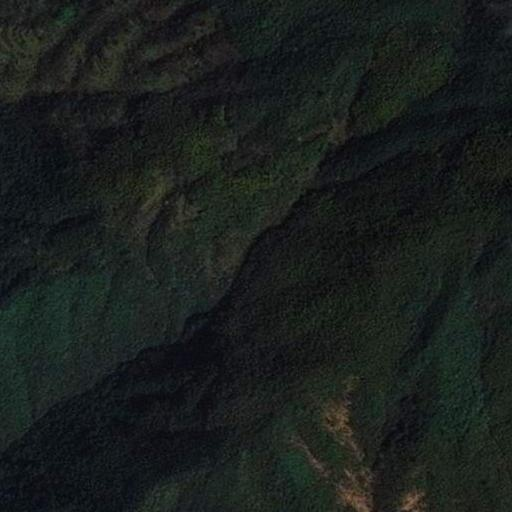
#> input picture intern1/images/wind1_926_0.jpg, 512 x 512 px; its folder holds only this picture in this run
$ python kmeans_masker.py
#> lines starting #> are read from the running program, lines starting #| are printed output that depends on the picture; after the words box and inside, x2 and y2 are one past the last pixel; in counts of white or black regions, pixels touching at a corner belong together
"""
kmeans_masker.py - K-Means Clustering Cloud Mask Generator
-----------------------------------------------------------
Uses K-Means (K=3) to cluster each image into 3 pixel groups,
automatically identifying the brightest cluster as thick cloud.

This is a SEPARATE script from auto_masker.py and only targets
the specified dataset folder. It will NOT touch intern3 or intern5.

Usage:
    python kmeans_masker.py                 # Defaults to intern1
    python kmeans_masker.py intern2         # Specify a different folder
"""

import os
import sys
import cv2
import numpy as np
from pathlib import Path

import os
import sys
import cv2
import numpy as np
import argparse
from pathlib import Path

# --- Argument Parsing ---
parser = argparse.ArgumentParser(description="K-Means Clustering Cloud Mask Generator")
parser.add_argument("dataset", nargs="?", default="intern1", help="Name of dataset folder (e.g., intern1)")
parser.add_argument("-l", "--limit", type=int, default=None, help="Limit the number of masks generated for testing")
parser.add_argument("-f", "--force", action="store_true", help="Force overwrite existing masks (useful if existing masks are wrong)")
parser.add_argument("-n", "--night-threshold", type=float, default=20.0, help="Brightness threshold below which an image is treated as night (generates a blank mask)")
args = parser.parse_args()

DATASET_NAME = args.dataset
DATASET_ROOT = Path(__file__).resolve().parent / DATASET_NAME
IMAGES_DIR   = DATASET_ROOT / "images"
MASKS_DIR    = DATASET_ROOT / "masks"

# K-Means settings
K          = 3    # Number of clusters (dark ground / haze / bright cloud)
MAX_ITER   = 10   # Max iterations per image (keeps it fast)
ATTEMPTS   = 3    # How many times K-Means restarts with different seeds

# Post-processing: morphological cleanup
MORPH_KERNEL_SIZE = 5   # Size of kernel for noise removal (increase for smoother masks)

# Safety: refuse to run on these folders
PROTECTED = {"intern3", "intern5"}

# --- Safety Check ---
if DATASET_NAME in PROTECTED:
    print(f"[BLOCKED] '{DATASET_NAME}' is a protected dataset. "
          f"This script will not touch intern3 or intern5.")
    sys.exit(1)

MASKS_DIR.mkdir(parents=True, exist_ok=True)

image_files = sorted([
    f for f in os.listdir(IMAGES_DIR)
    if f.lower().endswith((".jpg", ".jpeg", ".png"))
])

total = len(image_files)
if total == 0:
    print(f"[ERROR] No images found in {IMAGES_DIR}")
    sys.exit(1)

print(f"K-Means Cloud Masker")
print(f"Dataset  : {DATASET_NAME}")
print(f"Images   : {total}")
print(f"Output   : {MASKS_DIR}")
print(f"Settings : K={K}, MaxIter={MAX_ITER}, Attempts={ATTEMPTS}")
if args.limit is not None:
    print(f"Limit    : Up to {args.limit} new masks will be generated")
if args.force:
    print(f"Mode     : FORCE OVERWRITE (existing masks will be overwritten)")
print("-" * 50)

skipped = 0
generated = 0

for i, img_name in enumerate(image_files):
    # If a limit is specified and we've generated that many, stop.
    if args.limit is not None and generated >= args.limit:
        print(f"Reached limit of {args.limit} generated masks. Stopping.")
        break

    img_path  = IMAGES_DIR / img_name
    stem      = Path(img_name).stem
    mask_path = MASKS_DIR / f"{stem}_mask.png"

    # Skip if mask already exists (unless force overwrite is enabled)
    if mask_path.exists() and not args.force:
        skipped += 1
        print(f"[{i+1}/{total}] SKIP (mask exists): {img_name}")
        continue

    img = cv2.imread(str(img_path))
#> img is the input picture: shape (512, 512, 3); mean B, G, R 29, 30.9, 26
    if img is None:
        print(f"[{i+1}/{total}] ERROR reading: {img_name}")
        continue

    # --- Night Image Detection ---
    # Convert to grayscale to check mean brightness
    gray = cv2.cvtColor(img, cv2.COLOR_BGR2GRAY)
    mean_brightness = gray.mean()
#> mean_brightness = 29.22

    if mean_brightness < args.night_threshold:
        # Save a completely black mask for night images
        mask = np.zeros(img.shape[:2], dtype=np.uint8)
        cv2.imwrite(str(mask_path), mask)
        generated += 1
        print(f"[{i+1}/{total}] DONE (NIGHT - saved blank mask): {img_name} | Mean brightness: {mean_brightness:.1f}")
        continue

    # --- K-Means Segmentation ---
    pixel_data = img.reshape((-1, 3)).astype(np.float32)

    criteria = (cv2.TERM_CRITERIA_EPS + cv2.TERM_CRITERIA_MAX_ITER, MAX_ITER, 1.0)
    _, labels, centers = cv2.kmeans(
        pixel_data, K, None, criteria, ATTEMPTS, cv2.KMEANS_PP_CENTERS
    )
#> centers = [[32.03, 35.45, 29.31], [22.89, 22.21, 18.51], [42.16, 48.78, 43.51]]

    # --- Identify the "Cloud" cluster ---
    center_brightness = centers.mean(axis=1)
#> center_brightness = [32.26, 21.2, 44.82]
    cloud_cluster_idx = int(np.argmax(center_brightness))
#> cloud_cluster_idx = 2

    # Build binary mask
    labels_flat = labels.flatten()
    mask = np.where(labels_flat == cloud_cluster_idx, 255, 0).astype(np.uint8)
    mask = mask.reshape(img.shape[:2])
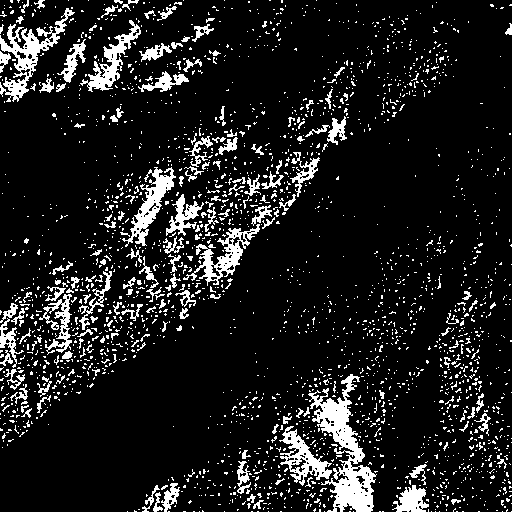
#> mask: shape (512, 512); 11.9% white; 2466 white regions (2288 under 20 px), largest, box (x1, y1, x2, y2) and area: (308, 374, 377, 512) 3378, (0, 8, 75, 102) 1762, (122, 167, 176, 247) 1278

    # --- Post-processing: clean up noise ---
    kernel = np.ones((MORPH_KERNEL_SIZE, MORPH_KERNEL_SIZE), np.uint8)
    mask = cv2.morphologyEx(mask, cv2.MORPH_OPEN, kernel)   # Remove tiny specks
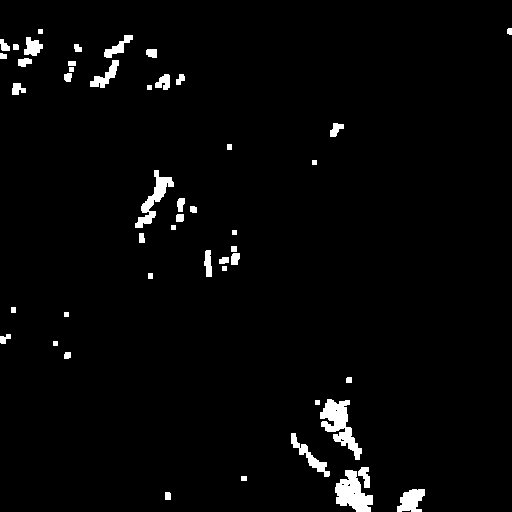
#> mask: shape (512, 512); 2.6% white; 48 white regions, largest, box (x1, y1, x2, y2) and area: (320, 399, 362, 460) 1080, (335, 470, 373, 512) 955, (135, 170, 174, 228) 676
    mask = cv2.morphologyEx(mask, cv2.MORPH_CLOSE, kernel)  # Fill small holes
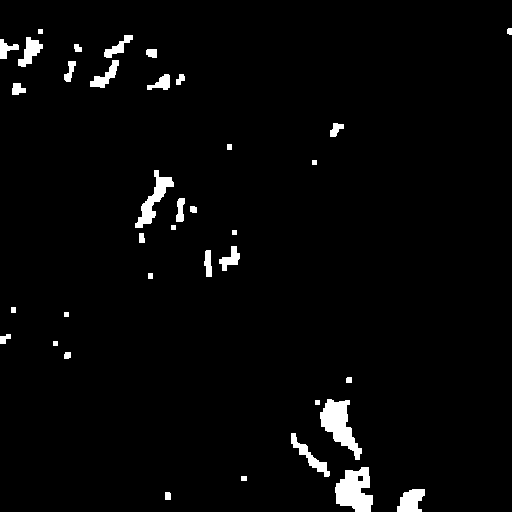
#> mask: shape (512, 512); 2.7% white; 37 white regions, largest, box (x1, y1, x2, y2) and area: (335, 467, 373, 512) 1193, (320, 399, 362, 460) 1179, (135, 170, 174, 228) 714

    cv2.imwrite(str(mask_path), mask)
    generated += 1
    print(f"[{i+1}/{total}] DONE: {img_name} | Cloud cluster brightness: {center_brightness[cloud_cluster_idx]:.1f}")
#| [1/1] DONE: wind1_926_0.jpg | Cloud cluster brightness: 44.8

print("-" * 50)
print(f"Finished! Generated: {generated} | Skipped (already existed): {skipped}")
print(f"Open gui.py and switch to '{DATASET_NAME}' to review the results.")

$ run again, on intern1/images/wind1_946_0.jpg
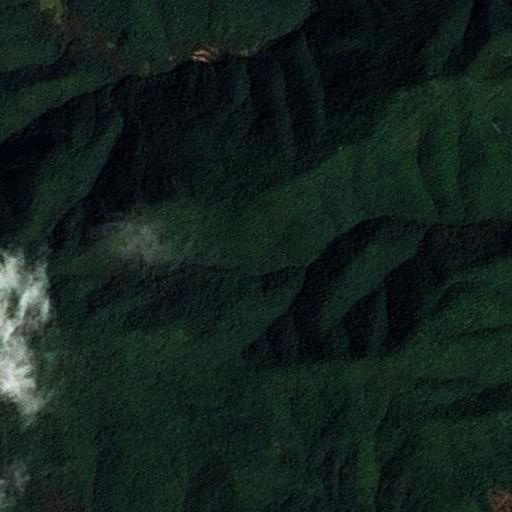
#> input picture intern1/images/wind1_946_0.jpg, 512 x 512 px
#> img is the input picture: shape (512, 512, 3); mean B, G, R 28.8, 33.3, 19.4
#> mean_brightness = 28.62
#> centers = [[19.11, 19.55, 9.44], [136.9, 147.5, 134.3], [33.26, 41.13, 23.79]]
#> center_brightness = [16.03, 139.6, 32.72]
#> cloud_cluster_idx = 1
#> `mask = mask.reshape(img.shape[:2])`:
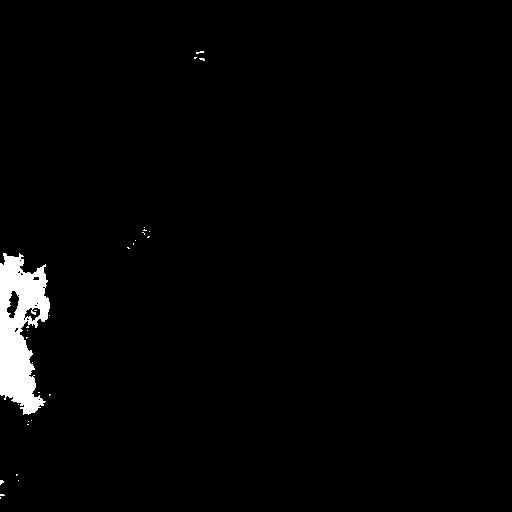
#> mask: shape (512, 512); 2% white; 29 white regions (28 under 20 px), largest, box (x1, y1, x2, y2) and area: (0, 253, 50, 415) 5013
#> `mask = cv2.morphologyEx(mask, cv2.MORPH_OPEN, kernel)`:
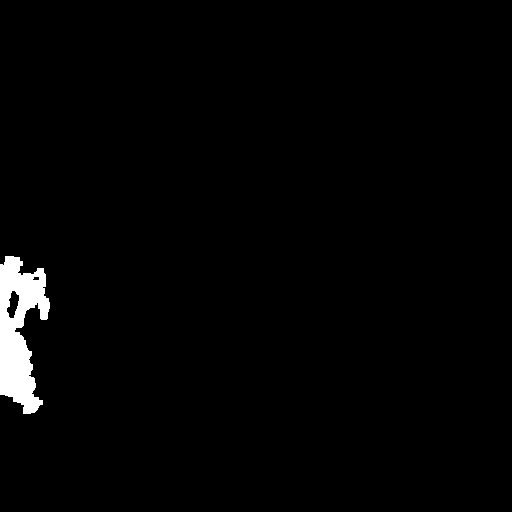
#> mask: shape (512, 512); 1.8% white; 1 white region, box (x1, y1, x2, y2) and area: (0, 256, 50, 414) 4712
#| [1/1] DONE: wind1_946_0.jpg | Cloud cluster brightness: 139.6
